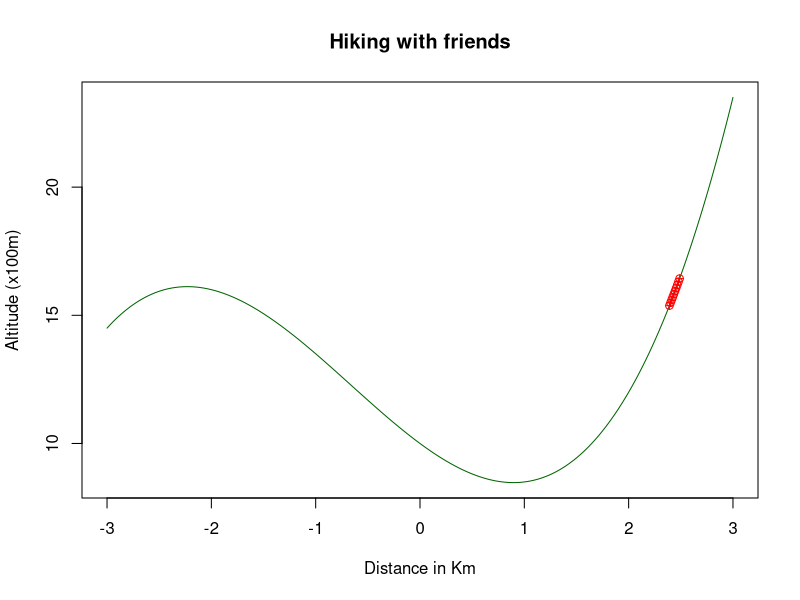

The R script that drew this image:
hill_function <- function(x){
  0.5*x^{3}+x^{2}-3*x+10
}

dhill_function <- function(x){
  1.5*x^{2}+2*x-3
}


x=seq(-3,3, 0.01)
plot(x, hill_function(x), type='l', col='dark green', main="Hiking with friends", xlab="Distance in Km", ylab="Altitude (x100m)")

dx <- 1/1000
x_1 <- 2.5
if (hill_function(x_1+dx) > hill_function(x_1)) {
  dx <- -1/1000
} 

# This is the starting point
point <- c(x_1, hill_function(x_1), dx)
point_list <- list(point)

##Version 2
for (i in 2:11) {
# First we need the df at the point, where we currently are
  df_new <- dhill_function(unlist(point_list[i-1])[1])
# Now we calculate the new step to use 
dx_new <- dx * df_new
# New x position is the previous one plus the new dx
  x_new <- unlist(point_list[i-1])[1] + dx_new
# New y position is the hill function at the new x
  y_new <- hill_function(x_new)
  # Drawing the point on the plot
  points(x_new, y_new, pch=10, col='red')
# Creating the point vector with the newly calculated data
  point <- c(x_new, y_new, dx_new, df_new)
# Appending the point vector to the list of points
  point_list <- append(point_list, list(point))
}
point_list
